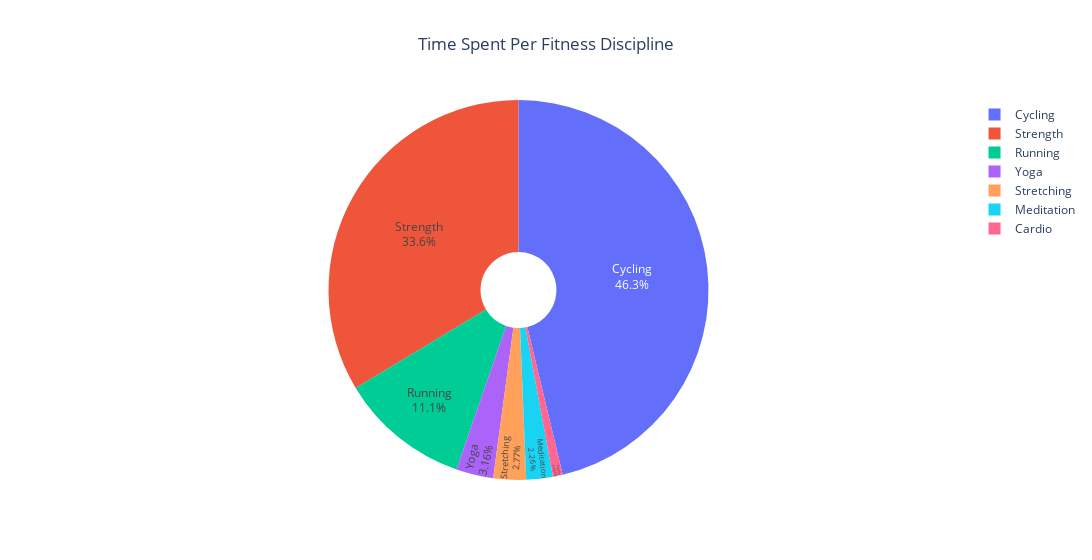

Notebook cell for this chart:
### Markdown cell above
Note: go back and change width of create_calories_and_output_chart to be 50rem

### Code cell
def get_fitness_discipline_chart(df: pd.DataFrame) -> px.pie:
    """
    Returns a pie chart of the percentage of time spent per fitness discipline.

    Parameters
    ----------
        df : pd.DataFrame The dataframe to be plotted.
    
    Returns
    -------
        px.pie: The pie chart to be plotted.
    """
    pie = px.pie(
        df,
        values="Length (minutes)",
        names="Fitness Discipline",
        title="Time Spent Per Fitness Discipline",
        hole=0.2,
    )
    pie.update_traces(textposition='inside', textinfo='percent+label')
    pie.update_layout(width=1600)
    pie.update_layout(title_x=0.5)
    return pie

get_fitness_discipline_chart(df)

### Figure 1 — Plotly figure (JSON) as saved in the notebook; plotly's stock layout.template omitted (floating-point values rounded to 4 significant figures; data arrays with more than 128 entries replaced by an {"elided": "..."} marker saying what was removed)
{"data": [{"domain": {"x": [0, 1], "y": [0, 1]}, "hole": 0.2, "hovertemplate": "Fitness Discipline=%{label}<br>Length (minutes)=%{value}<extra></extra>", "labels": {"elided": "430 str values"}, "legendgroup": "", "name": "", "showlegend": true, "textinfo": "percent+label", "textposition": "inside", "type": "pie", "values": {"elided": "430 int values"}}], "layout": {"legend": {"tracegroupgap": 0}, "title": {"text": "Time Spent Per Fitness Discipline", "x": 0.5}, "width": 1600}}
